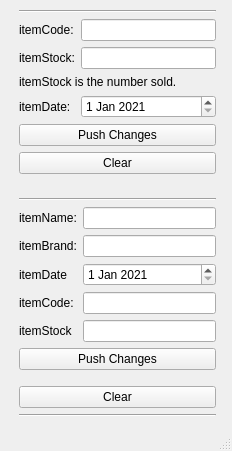
<?xml version="1.0" encoding="UTF-8"?>
<ui version="4.0">
 <class>MainWindow</class>
 <widget class="QMainWindow" name="MainWindow">
  <property name="geometry">
   <rect>
    <x>0</x>
    <y>0</y>
    <width>232</width>
    <height>451</height>
   </rect>
  </property>
  <property name="windowTitle">
   <string>MainWindow</string>
  </property>
  <widget class="QWidget" name="centralwidget">
   <widget class="QWidget" name="">
    <property name="geometry">
     <rect>
      <x>19</x>
      <y>10</y>
      <width>197</width>
      <height>407</height>
     </rect>
    </property>
    <layout class="QVBoxLayout" name="verticalLayout_2">
     <item>
      <layout class="QVBoxLayout" name="verticalLayout">
       <item>
        <widget class="Line" name="line_4">
         <property name="orientation">
          <enum>Qt::Horizontal</enum>
         </property>
        </widget>
       </item>
       <item>
        <layout class="QFormLayout" name="formLayout">
         <item row="0" column="0">
          <widget class="QLabel" name="label">
           <property name="text">
            <string>itemCode:</string>
           </property>
           <property name="buddy">
            <cstring>itemCodeEdit</cstring>
           </property>
          </widget>
         </item>
         <item row="0" column="1">
          <widget class="QLineEdit" name="itemCodeEdit"/>
         </item>
         <item row="1" column="0">
          <widget class="QLabel" name="label_2">
           <property name="text">
            <string>itemStock:</string>
           </property>
           <property name="buddy">
            <cstring>itemStockEdit</cstring>
           </property>
          </widget>
         </item>
         <item row="1" column="1">
          <widget class="QLineEdit" name="itemStockEdit"/>
         </item>
         <item row="2" column="0" colspan="2">
          <widget class="QLabel" name="label_4">
           <property name="text">
            <string>itemStock is the number sold.</string>
           </property>
          </widget>
         </item>
         <item row="3" column="0">
          <widget class="QLabel" name="label_3">
           <property name="text">
            <string>itemDate:</string>
           </property>
           <property name="buddy">
            <cstring>itemDateEdit</cstring>
           </property>
          </widget>
         </item>
         <item row="3" column="1">
          <widget class="QDateEdit" name="itemDateEdit">
           <property name="minimumDate">
            <date>
             <year>2021</year>
             <month>1</month>
             <day>1</day>
            </date>
           </property>
          </widget>
         </item>
         <item row="5" column="0" colspan="2">
          <widget class="QPushButton" name="pushButtonEdit">
           <property name="text">
            <string>Push Changes</string>
           </property>
          </widget>
         </item>
         <item row="6" column="0" colspan="2">
          <widget class="QPushButton" name="pushButton">
           <property name="text">
            <string>Clear</string>
           </property>
          </widget>
         </item>
        </layout>
       </item>
       <item>
        <widget class="Line" name="line_3">
         <property name="orientation">
          <enum>Qt::Horizontal</enum>
         </property>
        </widget>
       </item>
       <item>
        <layout class="QFormLayout" name="formLayout_2">
         <item row="0" column="0">
          <widget class="QLabel" name="label_5">
           <property name="text">
            <string>itemName:</string>
           </property>
           <property name="buddy">
            <cstring>itemNameNew</cstring>
           </property>
          </widget>
         </item>
         <item row="0" column="1">
          <widget class="QLineEdit" name="itemNameNew"/>
         </item>
         <item row="1" column="0">
          <widget class="QLabel" name="label_6">
           <property name="text">
            <string>itemBrand:</string>
           </property>
           <property name="buddy">
            <cstring>itemBrandNew</cstring>
           </property>
          </widget>
         </item>
         <item row="1" column="1">
          <widget class="QLineEdit" name="itemBrandNew"/>
         </item>
         <item row="2" column="0">
          <widget class="QLabel" name="label_9">
           <property name="text">
            <string>itemDate</string>
           </property>
           <property name="buddy">
            <cstring>itemDateNew</cstring>
           </property>
          </widget>
         </item>
         <item row="2" column="1">
          <widget class="QDateEdit" name="itemDateNew">
           <property name="minimumDate">
            <date>
             <year>2021</year>
             <month>1</month>
             <day>1</day>
            </date>
           </property>
          </widget>
         </item>
         <item row="3" column="0">
          <widget class="QLabel" name="label_7">
           <property name="text">
            <string>itemCode:</string>
           </property>
           <property name="buddy">
            <cstring>itemCodeNew</cstring>
           </property>
          </widget>
         </item>
         <item row="3" column="1">
          <widget class="QLineEdit" name="itemCodeNew"/>
         </item>
         <item row="4" column="0">
          <widget class="QLabel" name="label_8">
           <property name="text">
            <string>itemStock</string>
           </property>
           <property name="buddy">
            <cstring>itemStockNew</cstring>
           </property>
          </widget>
         </item>
         <item row="4" column="1">
          <widget class="QLineEdit" name="itemStockNew"/>
         </item>
         <item row="5" column="0" colspan="2">
          <widget class="QPushButton" name="pushButtonNew">
           <property name="text">
            <string>Push Changes</string>
           </property>
          </widget>
         </item>
        </layout>
       </item>
       <item>
        <widget class="QPushButton" name="pushButton_2">
         <property name="text">
          <string>Clear</string>
         </property>
        </widget>
       </item>
       <item>
        <widget class="Line" name="line_5">
         <property name="orientation">
          <enum>Qt::Horizontal</enum>
         </property>
        </widget>
       </item>
      </layout>
     </item>
    </layout>
   </widget>
  </widget>
  <widget class="QStatusBar" name="statusbar"/>
  <action name="actionData">
   <property name="text">
    <string>Data</string>
   </property>
  </action>
  <action name="actionUpdate_Stock">
   <property name="text">
    <string>Update Stock</string>
   </property>
   <property name="toolTip">
    <string>Update stock of individual items</string>
   </property>
  </action>
  <action name="actionNew_Item">
   <property name="text">
    <string>New Item</string>
   </property>
   <property name="toolTip">
    <string>Adds new items to database</string>
   </property>
  </action>
 </widget>
 <tabstops>
  <tabstop>itemCodeEdit</tabstop>
  <tabstop>itemStockEdit</tabstop>
  <tabstop>itemDateEdit</tabstop>
  <tabstop>pushButtonEdit</tabstop>
 </tabstops>
 <resources/>
 <connections>
  <connection>
   <sender>pushButton</sender>
   <signal>clicked()</signal>
   <receiver>itemDateEdit</receiver>
   <slot>clear()</slot>
   <hints>
    <hint type="sourcelabel">
     <x>129</x>
     <y>166</y>
    </hint>
    <hint type="destinationlabel">
     <x>127</x>
     <y>105</y>
    </hint>
   </hints>
  </connection>
  <connection>
   <sender>pushButton</sender>
   <signal>clicked()</signal>
   <receiver>itemStockEdit</receiver>
   <slot>clear()</slot>
   <hints>
    <hint type="sourcelabel">
     <x>166</x>
     <y>167</y>
    </hint>
    <hint type="destinationlabel">
     <x>157</x>
     <y>57</y>
    </hint>
   </hints>
  </connection>
  <connection>
   <sender>pushButton</sender>
   <signal>clicked()</signal>
   <receiver>itemCodeEdit</receiver>
   <slot>clear()</slot>
   <hints>
    <hint type="sourcelabel">
     <x>196</x>
     <y>164</y>
    </hint>
    <hint type="destinationlabel">
     <x>190</x>
     <y>33</y>
    </hint>
   </hints>
  </connection>
  <connection>
   <sender>pushButton_2</sender>
   <signal>clicked()</signal>
   <receiver>itemStockNew</receiver>
   <slot>clear()</slot>
   <hints>
    <hint type="sourcelabel">
     <x>81</x>
     <y>367</y>
    </hint>
    <hint type="destinationlabel">
     <x>83</x>
     <y>309</y>
    </hint>
   </hints>
  </connection>
  <connection>
   <sender>pushButton_2</sender>
   <signal>clicked()</signal>
   <receiver>itemDateNew</receiver>
   <slot>clear()</slot>
   <hints>
    <hint type="sourcelabel">
     <x>107</x>
     <y>365</y>
    </hint>
    <hint type="destinationlabel">
     <x>105</x>
     <y>259</y>
    </hint>
   </hints>
  </connection>
  <connection>
   <sender>pushButton_2</sender>
   <signal>clicked()</signal>
   <receiver>itemBrandNew</receiver>
   <slot>clear()</slot>
   <hints>
    <hint type="sourcelabel">
     <x>132</x>
     <y>364</y>
    </hint>
    <hint type="destinationlabel">
     <x>127</x>
     <y>232</y>
    </hint>
   </hints>
  </connection>
  <connection>
   <sender>pushButton_2</sender>
   <signal>clicked()</signal>
   <receiver>itemNameNew</receiver>
   <slot>clear()</slot>
   <hints>
    <hint type="sourcelabel">
     <x>147</x>
     <y>363</y>
    </hint>
    <hint type="destinationlabel">
     <x>143</x>
     <y>205</y>
    </hint>
   </hints>
  </connection>
 </connections>
 <slots>
  <slot>editstock()</slot>
 </slots>
</ui>
